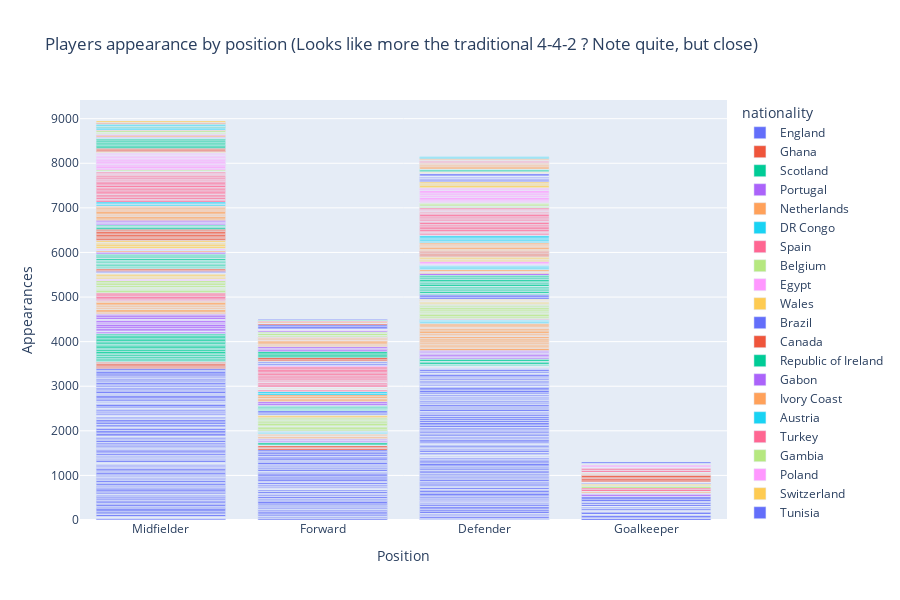

Write notebook code for a chart like this one.
### Code cell
df = data
fig = px.bar(df, x="Position", y="Appearances", hover_data=["mod name"], color = 'nationality',
             height=600,
             title='Players appearance by position (Looks like more the traditional 4-4-2 ? Note quite, but close)')
iplot(fig)
